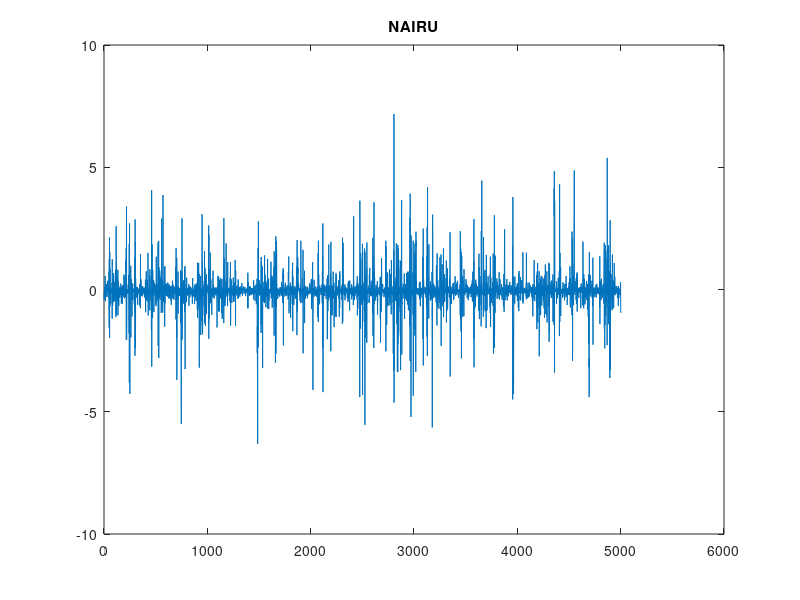

Source code (MATLAB):
% Simulate a sample of data
% T = 50;
% btrue = 3;
% htrue = .5;
% X = ones(T,1);
% y = X*btrue + sqrt(1/htrue)*randn(T,1);

% % Load data from the second lab session load lab2.dat -ascii t =
load lab2.dat -ascii
t = lab2(:,1);
u = lab2(:,2);
r = lab2(:,3);
p = lab2(:,4);
% lab2(:,1); 
% ym = lab2(:,2:4); 
% Recall that y containts unemployment,
%  ... interest rates and inflatoin 
T = size(t,1); 

% Estimate a simple Phillips curve 
% y = p; 
% T = size(y,1);
% X = [ones(T,1) u];

% Estimate a Phillips curve using an ARDL(2,2) 
y = p(3:T) - p(2:T-1); 
% X = [ones(T-2,1) p(2:T-1) (p(2:T-1)-p(1:T-2)) u(3:T) u(2:T-1)];
X = [ones(T-2,1) (p(2:T-1)-p(1:T-2)) u(3:T) u(2:T-1)];

[T, k] = size(X);
XX = X'*X;
Xy = X'*y;
yy = y'*y;

iVprior = eye(k)*.10;
nup = 3;
nups2 = 3;

M = 10000;

keepp = zeros(M,k + 1);
NAIRU = zeros(M, 1);
b = 1000*ones(k,1);
% Use the Gibbs sampler
for i = 1:M
    e = y - X*b;
    znu = randn(T + nup - 2,1);
    h = znu'*znu/(nups2 + e'*e);
    
    Vpost = inv(XX*h + iVprior);
    bpost = Vpost*h*Xy;
    b = bpost + chol(Vpost)*randn(k,1);

    keepp(i,:) = [b' h];
    NAIRU(i,:) = (b(3)+b(4));
end

% discard the burn-in sample
NAIRU = NAIRU(M/2:M,:);
keepp = keepp(M/2:M,:);
plot(NAIRU);
title('NAIRU');
% plot(keepp(:,1:k));
% histogram(keepp(:,2),50);
% title('beta - coefficients');

% plot(keepp(:,2));
% histogram(keepp(:,2),50);
% title('h - precision');
